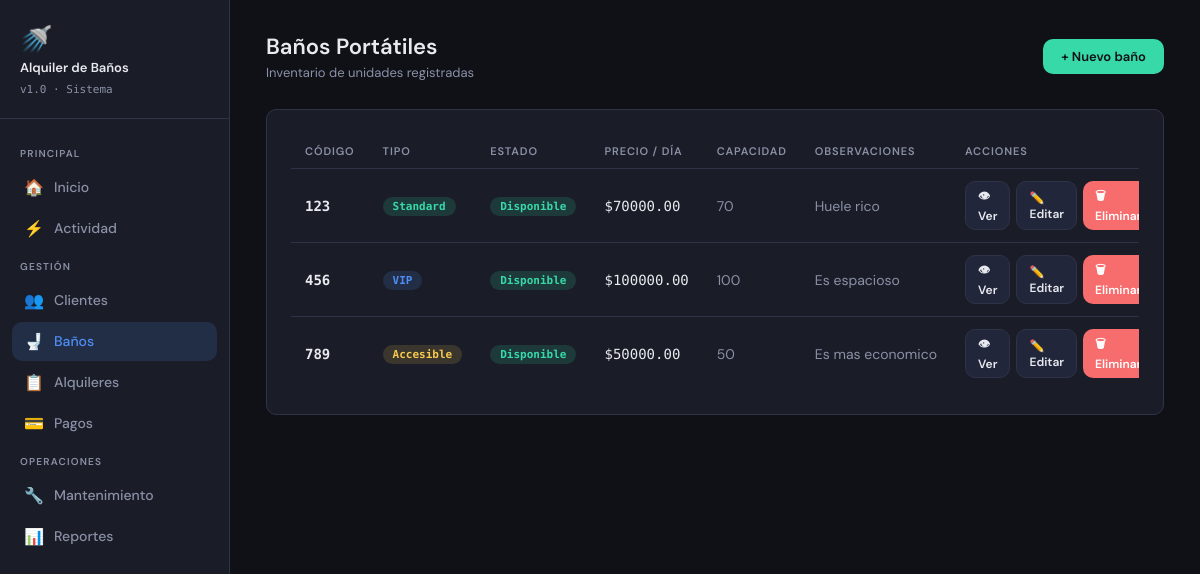
The page /banos on the database its author committed.
### models.py (models this page shows)
class BanoPortatil(db.Model):
    __tablename__ = 'bano_portatil'
    id            = db.Column(db.Integer, primary_key=True)
    codigo        = db.Column(db.String(20),    unique=True, nullable=False)
    tipo          = db.Column(db.String(50),    nullable=False)   # standard | vip | accesible
    estado        = db.Column(db.String(20),    nullable=False, default='disponible')  # disponible | alquilado | mantenimiento
    precio_dia    = db.Column(db.Float,         nullable=False)
    capacidad     = db.Column(db.Integer)
    fecha_compra  = db.Column(db.Date)
    activo        = db.Column(db.Boolean,       default=True)
    observaciones = db.Column(db.Text)
    detalles      = db.relationship('DetalleAlquiler', backref='bano', lazy=True)
    mantenimientos = db.relationship('Mantenimiento',  backref='bano', lazy=True)

### app.py (the view)
@app.route('/banos')
def banos():
    lista = BanoPortatil.query.filter_by(activo=True).order_by(BanoPortatil.codigo).all()
    return render_template('banos.html', banos=lista)

### templates/banos.html (shortened to what this page needs)
{% extends 'base.html' %}
{% block content %}
<div class="page-header">
    <div>
        <h1>Baños Portátiles</h1>
        <p>Inventario de unidades registradas</p>
    </div>
    <a href="{{ url_for('nuevo_bano') }}" class="btn btn-success">+ Nuevo baño</a>
</div>
<div class="card">
  {% if banos %}
  <div class="table-wrap">
    <table>
      <thead>
        <tr>
          <th>Código</th>
          <th>Tipo</th>
          <th>Estado</th>
          <th>Precio / día</th>
          <th>Capacidad</th>
          <th>Observaciones</th>
          <th>Acciones</th>
        </tr>
      </thead>
      <tbody>
        {% for b in banos %}
        <tr>
          <td style="font-family:'DM Mono',monospace; font-weight:600">{{ b.codigo }}</td>
          <td>
            {% if b.tipo == 'vip' %}
              <span class="badge badge-blue">VIP</span>
            {% elif b.tipo == 'accesible' %}
              <span class="badge badge-yellow">Accesible</span>
            {% else %}
              <span class="badge badge-green">Standard</span>
            {% endif %}
          </td>
          <td>
            {% if b.estado == 'disponible' %}
              <span class="badge badge-green">Disponible</span>
            {% elif b.estado == 'alquilado' %}
              <span class="badge badge-blue">Alquilado</span>
            {% else %}
              <span class="badge badge-red">Mantenimiento</span>
            {% endif %}
          </td>
          <td style="font-family:'DM Mono',monospace">${{ "%.2f"|format(b.precio_dia) }}</td>
          <td style="color:var(--text-dim)">{{ b.capacidad or '—' }}</td>
          <td style="color:var(--text-dim); max-width:160px; overflow:hidden; text-overflow:ellipsis; white-space:nowrap;">
            {{ b.observaciones or '—' }}
          </td>
          <td>
            <div class="actions">
              <a href="{{ url_for('detalle_bano', id=b.id) }}" class="btn btn-ghost btn-sm">👁 Ver</a>
              <a href="{{ url_for('editar_bano', id=b.id) }}" class="btn btn-ghost btn-sm">✏️ Editar</a>
              <a href="{{ url_for('eliminar_bano', id=b.id) }}"
                 class="btn btn-danger btn-sm"
                 onclick="return confirm('¿Eliminar baño {{ b.codigo }}?')">🗑 Eliminar</a>
            </div>
          </td>
        </tr>
        {% endfor %}
      </tbody>
    </table>
  </div>
  {% else %}
  <div class="empty-state">
      <div class="empty-icon">🚽</div>
      <p>No hay baños registrados en el inventario.</p>
      <a href="{{ url_for('nuevo_bano') }}" class="btn btn-success">Registrar primer baño</a>
  </div>
  {% endif %}
</div>
{% endblock %}

### templates/base.html (style rules this page uses)
:root { --bg: #0f1117; --surface: #1a1d27; --surface2: #22263a; --border: #2e3347; --accent: #4f8ef7; --accent2: #38d9a9; --danger: #f76c6c; --warning: #f7c94f; --text: #e8eaf0; --text-dim: #8b90a7; --radius: 10px; --shadow: 0 4px 24px rgba(0,0,0,.4); }
*, *::before, *::after { box-sizing: border-box; margin: 0; padding: 0; }
body { font-family: 'DM Sans', sans-serif; background: var(--bg); color: var(--text); min-height: 100vh; display: flex; }
.page-header { display: flex; align-items: center; justify-content: space-between; margin-bottom: 28px; }
.page-header h1 { font-size: 22px; font-weight: 600; }
.page-header p { font-size: 13px; color: var(--text-dim); margin-top: 3px; }
.card { background: var(--surface); border: 1px solid var(--border); border-radius: var(--radius); padding: 24px; margin-bottom: 20px; }
.table-wrap { overflow-x: auto; }
table { width: 100%; border-collapse: collapse; font-size: 14px; }
thead th { text-align: left; padding: 10px 14px; font-size: 11px; font-weight: 600; color: var(--text-dim); letter-spacing: .08em; text-transform: uppercase; border-bottom: 1px solid var(--border); }
tbody tr { border-bottom: 1px solid var(--border); transition: background .12s; }
tbody tr:last-child { border-bottom: none; }
tbody td { padding: 12px 14px; }
.badge { display: inline-block; padding: 3px 10px; border-radius: 99px; font-size: 11px; font-weight: 600; font-family: 'DM Mono', monospace; }
.badge-green { background: rgba(56,217,169,.15); color: var(--accent2); }
.badge-blue { background: rgba(79,142,247,.15); color: var(--accent); }
.badge-yellow { background: rgba(247,201,79,.15); color: var(--warning); }
.btn { display: inline-flex; align-items: center; gap: 6px; padding: 9px 18px; border-radius: var(--radius); font-family: 'DM Sans', sans-serif; font-size: 13px; font-weight: 600; cursor: pointer; text-decoration: none; border: none; transition: opacity .18s, transform .12s; }
.btn-success { background: var(--accent2); color: #0f1117; }
.btn-danger { background: var(--danger); color: #fff; }
.btn-ghost { background: var(--surface2); color: var(--text); border: 1px solid var(--border); }
.btn-sm { padding: 5px 12px; font-size: 12px; }
.actions { display: flex; gap: 6px; }

### rows shown on the page
BanoPortatil: codigo "123", tipo "Standard", estado "Disponible", precio_dia "70000.00", capacidad "70", observaciones "Huele rico"
BanoPortatil: codigo "456", tipo "VIP", estado "Disponible", precio_dia "100000.00", capacidad "100", observaciones "Es espacioso"
BanoPortatil: codigo "789", tipo "Accesible", estado "Disponible", precio_dia "50000.00", capacidad "50", observaciones "Es mas economico"
